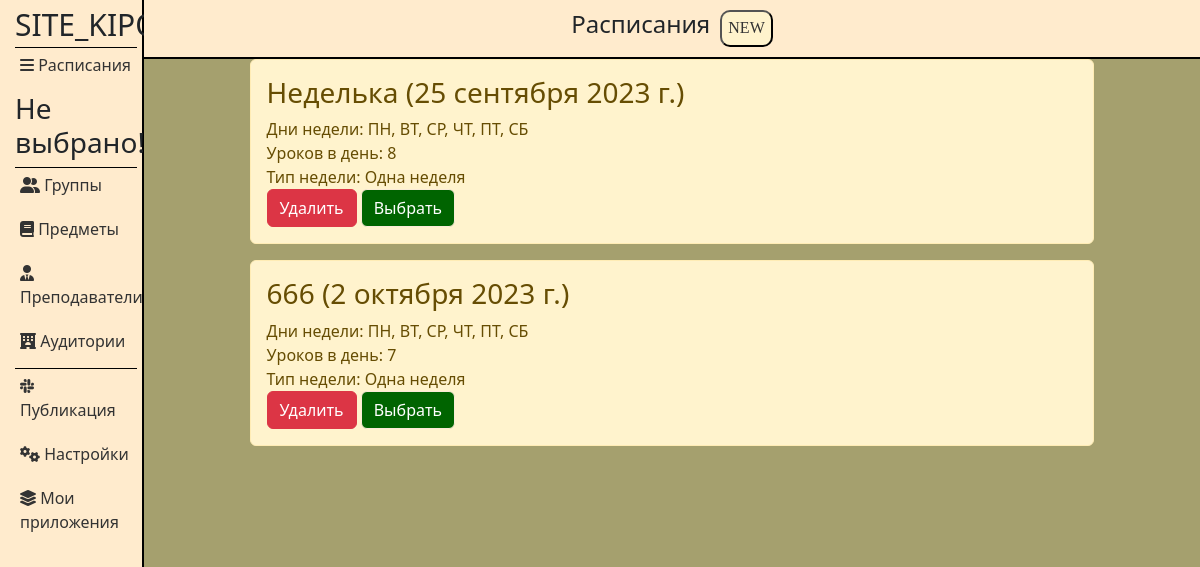
Page /applications/12/schedules/ on the earlier database version.
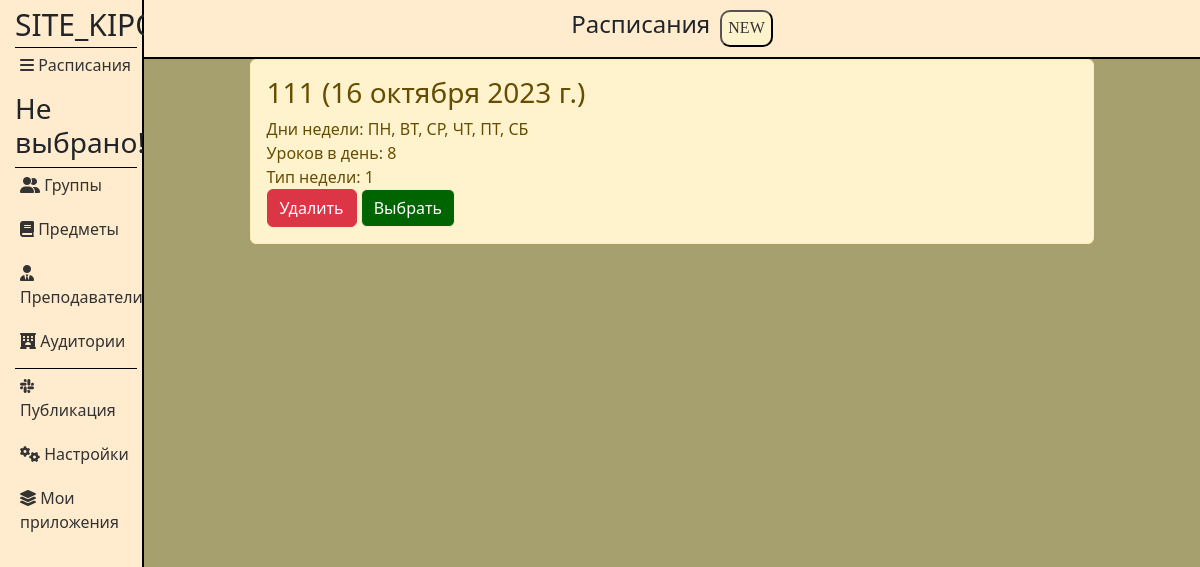
Same page on the later database version.
### applications/models.py (models this page shows, shortened)
class Schedules(models.Model):
    title = models.CharField('Название', max_length=50)
    week_date = models.DateField('Дата')
    week_days = models.ManyToManyField('WeekDay')
    lessons_counts = models.CharField('Уроков в день', max_length=50)
    week_type = models.CharField('Тип недели', max_length=50)
    application_id = models.ForeignKey(Applications, on_delete=models.CASCADE, related_name='schedules_applications')
    class Meta:
        verbose_name = 'Расписание'
        verbose_name_plural = 'Расписания'

class WeekDay(models.Model):
    name = models.CharField(max_length=255)
    def __str__(self):
        return self.name
    class Meta:
        verbose_name = 'День недели'
        verbose_name_plural = 'Дни недели'

### applications/views.py (the view)
def schedules(request, app_id):
    if request.method == 'POST':
        if 'action' in request.POST and request.POST['action'] == 'del':
            element_id = request.POST.get('element_id')
            return delete_schedule(request, app_id, element_id, Schedules, "schedules")
    return handle_form(request, app_id, Schedules, SchedulesForm, 'applications/schedules.html')

### applications/views.py (called while the page is built)
def find_week_title(request):
    week_title = None
    if request.COOKIES.get('selectedElementId'):
        sched_id = request.COOKIES.get('selectedElementId')
        sched_instance = Schedules.objects.get(id=sched_id)
        week_title = sched_instance.title
    else:
        week_title = 'Не выбрано!'
    return week_title

### applications/templates/applications/schedules.html (shortened to what this page needs)
{% extends 'applications/layout.html' %}
{% load static %}
{% block content %}
<div class="features">
    <header>
        <h1>Расписания</h1>
        <button class="popup-btn" id="open_pop_up">NEW</button>
    </header>
    <div class="output">
        {% for el in groups %}
    {% if el.schedule_id == selected_element_id %}
    <div class="alert alert-warning">
        <h3 style='color:{{ el.color }};'>{{ el.title }} ({{ el.week_date }})</h3>
        <p style='color:{{ el.color }};'>Дни недели: {{ el.week_days.all|join:", " }}</p>
        <p style='color:{{ el.color }};'>Уроков в день: {{ el.lessons_counts }}</p>
        <p style='color:{{ el.color }};'>Тип недели: {{ el.week_type }}</p>
        <form method="post">
            <button type="submit" class="btn btn-danger">Удалить</button>
            <button type="button" class="btn btn-danger select-schedule" data-element-id="{{ el.id }}">Выбрать</button>
        </form>
    </div>
    {% endif %}
{% endfor %}
    </div>
</div>
{% endblock %}

### applications/templates/applications/layout.html (shortened to what this page needs)
<!doctype html>
{% load static %}
<html lang="ru">
<head>
    <link rel="stylesheet" href="https://cdn.jsdelivr.net/npm/bootstrap@5.2.3/dist/css/bootstrap.min.css">
    <link rel="stylesheet" href="https://cdnjs.cloudflare.com/ajax/libs/font-awesome/6.0.0-beta3/css/all.min.css">
    <link rel="stylesheet" href="https://use.fontawesome.com/releases/v5.8.2/css/all.css">
    <link rel="stylesheet" href="{% static 'applications/css/main.css' %}">
</head>
<body>
<aside class="sidebar">
    <span class="logo">SITE_KIPO</span>
    <ul class="nav">
        <li><a id="sched_link" href="/applications/{{ app_id }}/schedules"><i class="fa-solid fa-bars"></i> Расписания</a></li>
        <h3>{{ title }}</h3>
    </ul>
    <ul class="nav">
        <li><a href="/applications/{{ app_id }}/groups"><i class="fa-solid fa-user-group"></i> Группы</a></li>
        <li><a href="/applications/{{ app_id }}/subjects"><i class="fa-solid fa-book"></i> Предметы</a></li>
        <li><a href="/applications/{{ app_id }}/teachers"><i class="fa-solid fa-user-tie"></i> Преподаватели</a></li>
        <li><a href="/applications/{{ app_id }}/cabinets"><i class="fa-solid fa-hotel"></i> Аудитории</a></li>
    </ul>
    <ul class="nav">
        <li><a href="/applications/{{ app_id }}/publication"><i class="fa-brands fa-slack"></i> Публикация</a></li>
        <li><a href="/applications/{{ app_id }}/settings"><i class="fa-solid fa-gears"></i> Настройки</a></li>
        <li><a href="{% url 'home' %}"><i class="fa-solid fa-layer-group"></i> Мои приложения</a></li>
    </ul>
</aside>
{% block content %}
{% endblock %}
</body>
</html>

### applications/static/applications/css/main.css (style rules this page uses)
:root { --main-background: #a5a06e; --second-background: blanchedalmond; --border: black; --text: #333; --popup-background: rgba(0,0,0,0.8); --white: #fff3cd; --output-background-color: transparent; --table-border-color: black; }
header { display: flex; justify-content: center; background-color: var(--second-background); padding: 10px 0px 10px 0px; border-bottom: 2px solid var(--border); }
body { display: flex; background-color: var(--main-background); }
.features { width: 100%; }
h1 { font-size: 1.5rem; }
.sidebar { float: left; width: 12%; background-color: var(--second-background); padding: 2px 5px 0px 15px; height: 100vh; border-right: 2px solid var(--border); position: initial; }
.nav { border-top: 1px solid var(--border); list-style-type: none; padding: 0; margin: 0; }
.nav li { margin-bottom: 10px; }
.nav li a { display: block; text-decoration: none; color: var(--text); padding: 5px; border-radius: 5px; }
ul.nav { display: block; }
aside .logo { font-size: 30px; font-weight: bolt; }
.popup-btn { text-align: center; font-family: Monserrat; background-color: #fff3cd; border-radius: 10px; border-color: var(--border); text-decoration: none; font-weight: 500; color: var(--text); }
button#open_pop_up { margin-left: 10px; }
.output { width: 80%; margin: auto; }
p { margin: auto; }
button.btn.btn-danger.select-schedule { background-color: darkgreen; border-color: antiquewhite; }

Differences in the rows shown:
removed Schedules: title "Неделька", week_date "25 сентября 2023 г.", week_days.all "ПН, ВТ, СР, ЧТ, ПТ, СБ", lessons_counts "8", week_type "Одна неделя"
removed Schedules: title "666", week_date "2 октября 2023 г.", week_days.all "ПН, ВТ, СР, ЧТ, ПТ, СБ", lessons_counts "7", week_type "Одна неделя"
added Schedules: title "111", week_date "16 октября 2023 г.", week_days.all "ПН, ВТ, СР, ЧТ, ПТ, СБ", lessons_counts "8", week_type "1"
